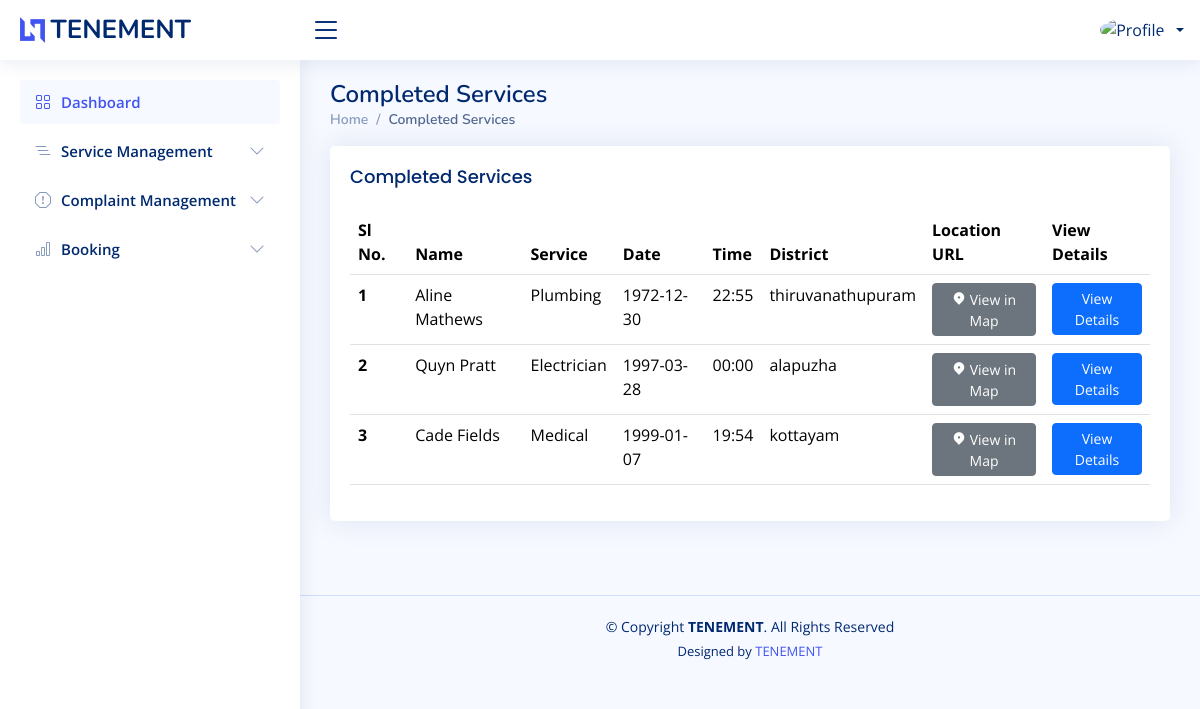
Page /employee/payment.php on the earlier database version.
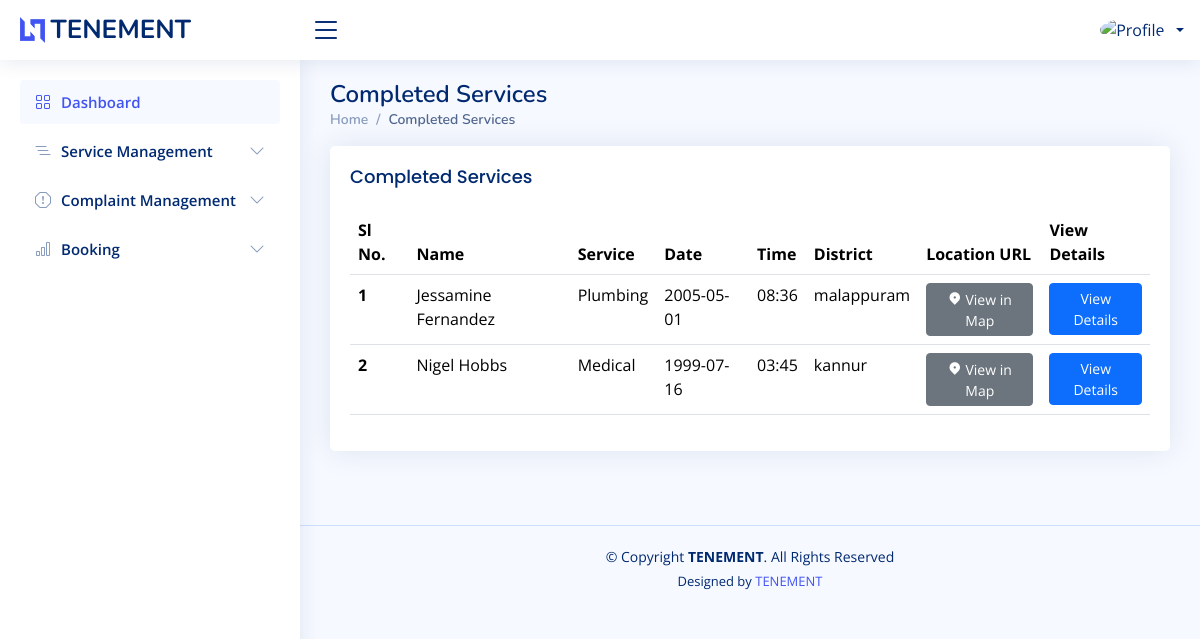
Same page on the later database version.
### tables this page shows
CREATE TABLE `booking` (
  `bookingid` int(50) NOT NULL,
  `name` varchar(50) NOT NULL,
  `phone` varchar(50) NOT NULL,
  `date` date NOT NULL,
  `time` varchar(50) NOT NULL DEFAULT current_timestamp(),
  `address` varchar(200) NOT NULL,
  `district` varchar(50) NOT NULL,
  `city` varchar(50) NOT NULL,
  `instructions` varchar(300) NOT NULL,
  `landmark` varchar(100) NOT NULL,
  `url` varchar(100) NOT NULL,
  `status` int(20) NOT NULL,
  `email` varchar(50) NOT NULL,
  `serviceid` int(50) NOT NULL,
  `rating` int(11) NOT NULL,
  `feedback` varchar(500) NOT NULL,
  `rate` varchar(100) NOT NULL,
  `services` varchar(100) NOT NULL
);

CREATE TABLE `addservice` (
  `serviceid` int(100) NOT NULL,
  `services` varchar(100) NOT NULL,
  `description` varchar(500) NOT NULL,
  `experience` varchar(100) NOT NULL,
  `rate` varchar(100) NOT NULL,
  `email` varchar(50) NOT NULL
);

### connect.php (called while the page is built, shortened)
<?php
$dbname="tenement";
$conn=mysqli_connect("localhost","root","",$dbname);
function select_data($sql)
{
  global $conn;
  $res = mysqli_query($conn, $sql);
  if ($res)
    return $res;
  else
    return False;
}
?>

### employee/payment.php (the view, shortened to what this page needs)
<?php
include 'header.php';
?>
<main id="main" class="main">
  <div class="pagetitle">
    <h1>Completed Services</h1>
    <nav>
      <ol class="breadcrumb">
        <li class="breadcrumb-item"><a href="index.php">Home</a></li>
        <li class="breadcrumb-item active">Completed Services</li>
      </ol>
    </nav>
  </div>
  <section class="section dashboard">
    <div class="row">
      <section class="section">
        <div class="row">
          <div class="col-lg-12">
            <div class="card">
              <div class="card-body">
                <h5 class="card-title">Completed Services</h5>
                <table class="table datatable">
                  <thead>
                    <tr>
                      <th scope="col">Sl No.</th>
                      <th scope="col">Name</th>
                      <th scope="col">Service</th>
                      <th scope="col">Date</th>
                      <th scope="col">Time</th>
                      <th scope="col">District</th>
                      <th scope="col">Location URL</th>
                      <th scope="col">View Details</th>
                    </tr>
                  </thead>
                  <tbody>
                    <?php
                    $sql1 = "SELECT b.*,a.services from booking b,addservice a where  a.serviceid=b.serviceid  and status ='2'";
                    $data1 = select_data($sql1);
                    $n = 1;
                    while ($row = mysqli_fetch_assoc($data1)) {
                    ?>
                      <tr>
                        <th scope='row'><?php echo $n++; ?></th>
                        <td><?php echo  $row['name'] ?></td>
                        <td><?php echo  $row['services'] ?></td>
                        <td><?php echo $row['date'] ?></td>
                        <td><?php echo $row['time'] ?></td>
                        <td> <?php echo $row['district']  ?></td>
                        <td> <a class="btn btn-secondary btn-sm" target="_blank" href="<?php echo $row['url']  ?>"><i class="  ri-map-pin-2-fill"></i> View in Map</a></td>
                        <td>
                          <div class="btn-group">
                            <a class="btn btn-primary btn-sm" data-bs-toggle="modal" data-bs-target="#verticalycentered2" onclick="passdes('<b>Name: </b><?php echo $row['name']; ?><br><b>Phone: </b><?php echo $row['phone']; ?><br><b>Service: </b><?php echo $row['services']; ?><br><b>Date: </b><?php echo $row['date']; ?><br><b>Time: </b><?php echo $row['time']; ?><br><b>Address: </b><?php echo $row['address']; ?><br><b>District: </b><?php echo $row['district']; ?><br><b>City: </b><?php echo $row['city']; ?><br><b>Instructions: </b><?php echo $row['instructions']; ?><br><b>Landmark: </b><?php echo $row['landmark']; ?><br><b>Email: </b><?php echo $row['email']; ?>')">View Details</a>
                          </div>
                        </td>
                    </tr>
                    <?php
                    }
                    ?>
                  </tbody>
                </table>
              </div>
            </div>
          </div>
        </div>
</main>

Differences in the rows shown:
no longer on this page (row edited): booking: name "Quyn Pratt", serviceid.services "Electrician", date "1997-03-28", time "00:00", district "alapuzha"
no longer on this page (row edited): booking: name "Cade Fields", serviceid.services "Medical", date "1999-01-07", time "19:54", district "kottayam"
changed booking "Plumbing": name "Aline Mathews" → "Jessamine Fernandez"; date "1972-12-30" → "2005-05-01"; time "22:55" → "08:36"; district "thiruvanathupuram" → "malappuram"
now on this page (row edited): booking: name "Nigel Hobbs", serviceid.services "Medical", date "1999-07-16", time "03:45", district "kannur"
